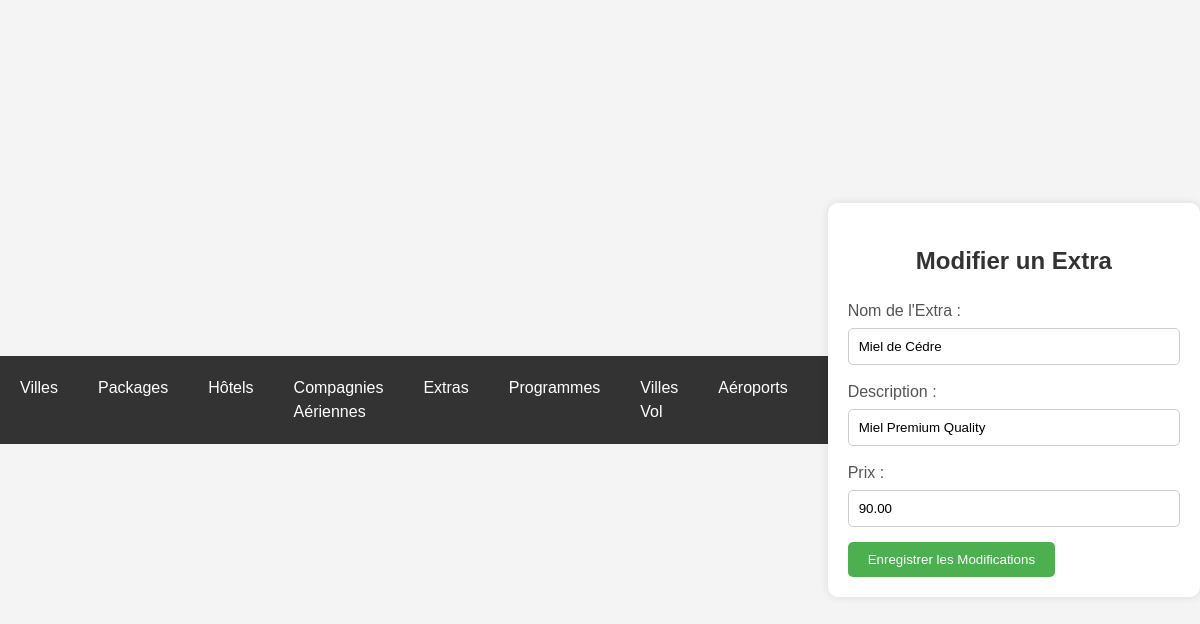
Page /edit_extra.php?id=2 (signed in) on the committed database.
### tables this page shows
CREATE TABLE `extras` (
  `id` int(11) NOT NULL,
  `nom` varchar(255) NOT NULL,
  `description` text DEFAULT NULL,
  `prix` decimal(10,2) NOT NULL
);

### edit_extra.php (the view, shortened to what this page needs)
<!DOCTYPE html>
<html lang="fr">
<head>
    <link rel="stylesheet" href="styles.css">
    <?php include 'header.php'; ?>
</head>
<body>
    <?php
    if (isset($_GET['id']) && !empty(trim($_GET['id']))) {
        include 'db.php';
        $sql = "SELECT * FROM extras WHERE id = ?";
        if ($stmt = mysqli_prepare($conn, $sql)) {
            mysqli_stmt_bind_param($stmt, "i", $param_id);
            if (mysqli_stmt_execute($stmt)) {
                $result = mysqli_stmt_get_result($stmt);
                if (mysqli_num_rows($result) == 1) {
                    $row = mysqli_fetch_array($result, MYSQLI_ASSOC);
                    $nom = $row['nom'];
                    $description = $row['description'];
                    $prix = $row['prix'];
                } else {
                    header("location: error.php");
                    exit();
                }
            } else {
                echo "Oops! Une erreur s'est produite. Veuillez réessayer ultérieurement.";
            }
        }
    } else {
        header("location: error.php");
        exit();
    }
    ?>
    <div class="container">
        <h2>Modifier un Extra</h2>
        <form action="submit_edit_extra.php" method="POST">
            <label for="nom">Nom de l'Extra :</label>
            <input type="text" id="nom" name="nom" value="<?php echo $nom; ?>" required>
            <label for="description">Description :</label>
            <input type="text" id="description" name="description" value="<?php echo $description; ?>" required>
            <label for="prix">Prix :</label>
            <input type="text" id="prix" name="prix" value="<?php echo $prix; ?>" required>
            <button type="submit">Enregistrer les Modifications</button>
        </form>
    </div>
</body>
</html>

### css/styles.css (style rules this page uses)
body { font-family: 'Lexend', sans-serif; line-height: 1.5; min-height: 100vh; display: flex; align-items: center; justify-content: center; color: #393232; background-color: #f7f7f7; }

### edit_extra.php (style rules this page uses)
body { font-family: Arial, sans-serif; background-color: #f4f4f4; margin: 0; padding: 0; box-sizing: border-box; }
.container { width: 80%; margin: auto; background-color: #fff; padding: 20px; border-radius: 10px; box-shadow: 0 0 10px rgba(0, 0, 0, 0.1); }
h2 { text-align: center; color: #333; }
form { margin-top: 20px; }
label { display: block; margin-bottom: 5px; color: #555; }
input[type="text"], input[type="file"] { width: 100%; padding: 10px; margin-bottom: 15px; border: 1px solid #ccc; border-radius: 5px; box-sizing: border-box; }
button[type="submit"] { background-color: #4CAF50; color: white; padding: 10px 20px; border: none; border-radius: 5px; cursor: pointer; }

### header.php (style rules this page uses)
body { font-family: Arial, sans-serif; background-color: #f4f4f4; margin: 0; padding: 0; box-sizing: border-box; }

### rows in the picture
extras: nom "Miel de Cédre", description "Miel Premium Quality", prix "90.00"
